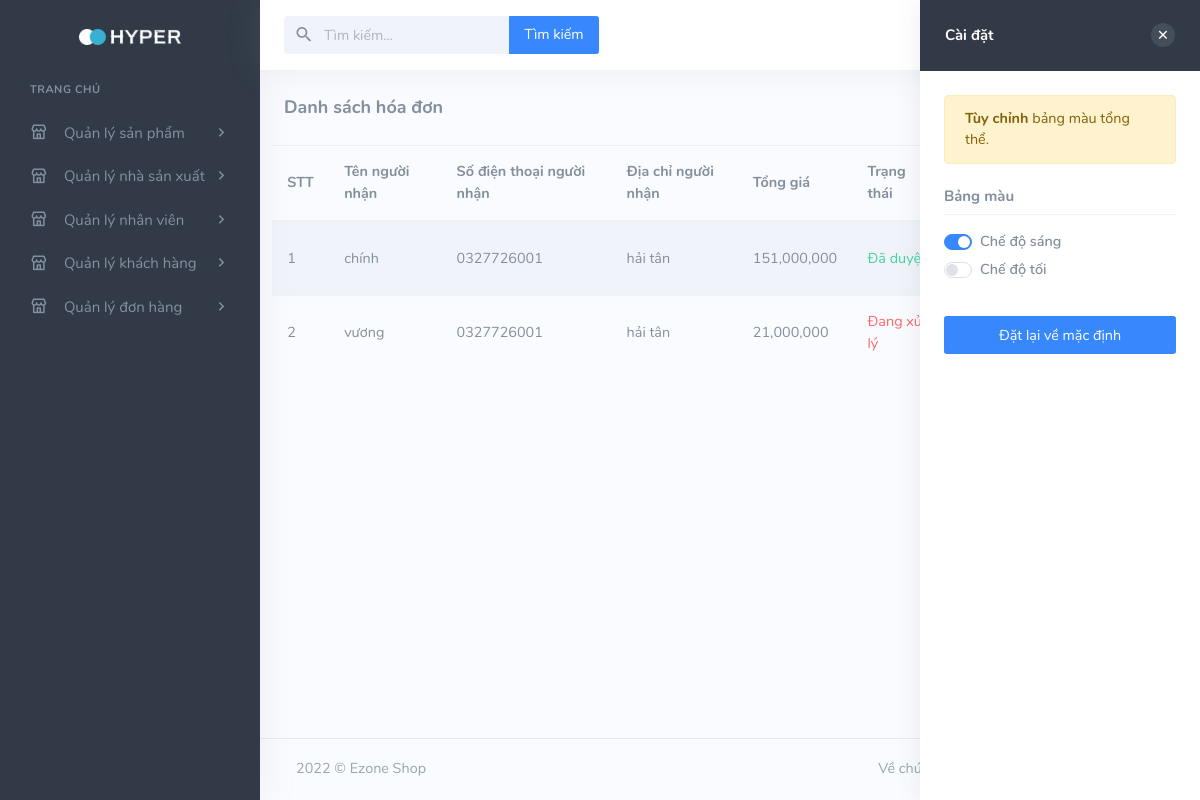
Screenshot of /admin/order/index.php with the database file from the repository.
### tables this page shows
CREATE TABLE `orders` (
  `id` int(11) NOT NULL,
  `id_user` int(11) NOT NULL,
  `name_receiver` varchar(255) NOT NULL,
  `phone_receiver` varchar(255) NOT NULL,
  `address_receiver` varchar(255) NOT NULL,
  `notes` text NOT NULL,
  `status` varchar(255) NOT NULL,
  `total_price` int(11) NOT NULL,
  `created_at` timestamp NOT NULL DEFAULT current_timestamp(),
  `payment_method` varchar(20) NOT NULL
);

### admin/order/index.php (the view, shortened to what this page needs)
<?php
include("../../connect.php");
$sql = "SELECT * FROM orders";
$result = mysqli_query($connect, $sql);
?>
<!DOCTYPE html>
<html lang="en">
<head>
    <?php include("../head.php"); ?>
</head>
<body class="loading" data-layout-config='{"leftSideBarTheme":"dark","layoutBoxed":false, "leftSidebarCondensed":false, "leftSidebarScrollable":false,"darkMode":false, "showRightSidebarOnStart": true}'>
    <div class="wrapper">
        <?php include("../menu.php"); ?>
        <div class="content-page">
            <div class="content">
                <?php include("../header.php"); ?>
                <div class="container-fluid">
                    <div class="row">
                        <div class="col-12">
                            <div class="page-title-box">
                                <h4 class="page-title">Danh sách hóa đơn</h4>
                            </div>
                        </div>
                    </div>
                    <div class="row justify-content-center">
                        <table class="table table-striped table-centered mb-0">
                            <thead>
                                <tr>
                                    <th>STT</th>
                                    <th>Tên người nhận </th>
                                    <th>Số điện thoại người nhận</th>
                                    <th>Địa chỉ người nhận</th>
                                    <th>Tổng giá</th>
                                    <th>Trạng thái</th>
                                    <th>Ngày tạo đơn</th>
                                    <th>Duyệt đơn</th>
                                </tr>
                            </thead>
                            <tbody>
                                <?php
                                $count = 0;
                                foreach ($result as $item) {
                                    $id = $item["id"];
                                    $count++;
                                ?>
                                    <tr>
                                        <td><?= $count ?></td>
                                        <td><?= $item['name_receiver'] ?></td>
                                        <td><?= $item['phone_receiver'] ?></td>
                                        <td><?= $item['address_receiver'] ?></td>
                                        <td><?= number_format($item['total_price']) ?></td>
                                        <td><?php if ($item['status'] === "Đang xử lý") {
                                                echo "<span class='text-danger status$id'>Đang xử lý</span>";
                                            } else if ($item['status'] === "Đã duyệt") {
                                                echo "<span class='text-success status$id'>Đã duyệt</span>";
                                            } ?></td>
                                        <td><?= $item['created_at'] ?></td>
                                        <td>
                                            <?php if ($item['status'] === "Đang xử lý") { ?>
                                                <button style="width:70px" class="btn btn-success action <?= $item["id"] ?>" data-id="<?= $item["id"] ?>"><span id="<?= $item["id"] ?>">Duyệt</span></button>
                                            <?php
                                            } else if ($item['status'] === "Đã duyệt") { ?>
                                                <button style="width:70px" class="btn btn-danger action <?= $item["id"] ?>" data-id="<?= $item["id"] ?>"><span id="<?= $item["id"] ?>">Hủy</span></button>
                                            <?php } ?>
                                        </td>
                                    </tr>
                                <?php } ?>
                            </tbody>
                        </table>
                    </div>
                </div>
            </div>
        </div>
        <?php include('../footer.php'); ?>
    </div>
    <?php include("../optionBackground.php"); ?>
</body>
</html>

### rows the page displays
orders: name_receiver "chính", phone_receiver "0327726001", address_receiver "hải tân", total_price "151,000,000"
orders: name_receiver "vương", phone_receiver "0327726001", address_receiver "hải tân", total_price "21,000,000"
